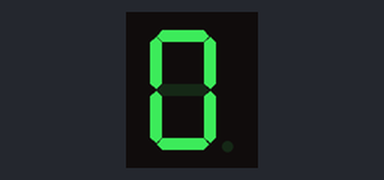
Bench run of a sketch on a simulated Arduino Uno, built with avr-gcc and run on an emulated ATmega328P. Parts: 1-digit seven-segment display. Wiring (inferred from the names in the program): 1-digit 7-segment display, segments lit when LOW: segments pin 4, pin 5, pin 8, pin 7, pin 6, pin 3, pin 2, pin 9. The segment pins are drawn as the display they are named for.

Above: at 0.05 s.
At 0.65 s:
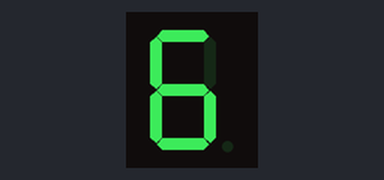
At 1.35 s:
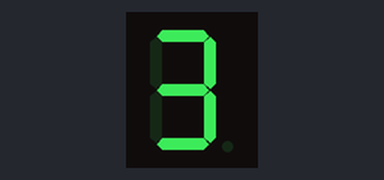

The sketch:

one_dig.ino
```cpp
// (licence header left out)
//****************************************************
//Name :Mohannad Rawashdeh .
//Date "24/8/2012 12:00pm
// Description: This code used to Drive One seven segment directley
//from arduino board , using pin D2-D9
// Programmed for http://www.Genotronex.webs.com

//****************************************************************

int i=100;
void setup() {
   // Define Pins
        pinMode(2, OUTPUT); //expression about g
        pinMode(3, OUTPUT); //expression about f
        pinMode(4, OUTPUT); //expression about a
        pinMode(5, OUTPUT); //expression about b
        pinMode(6, OUTPUT); //expression about e
        pinMode(7, OUTPUT); //expression about d
        pinMode(8, OUTPUT); //expression about c
        pinMode(9, OUTPUT);  ////expression about dot
}
        void one(){
         digitalWrite(2,HIGH);
         digitalWrite(3,HIGH);
         digitalWrite(4,HIGH);
         digitalWrite(5,LOW);
         digitalWrite(6,HIGH);
         digitalWrite(7,HIGH);
         digitalWrite(8,LOW);
         digitalWrite(9,HIGH);
        }
        //------------------------------------------------
        void two(){
         digitalWrite(2,LOW);
         digitalWrite(3,HIGH);
         digitalWrite(4,LOW);
         digitalWrite(5,LOW);
         digitalWrite(6,LOW);
         digitalWrite(7,LOW);
         digitalWrite(8,HIGH);
         digitalWrite(9,HIGH);
        }
        //--------------------------------------------------
        void zero(){
          digitalWrite(2,HIGH);
         digitalWrite(3,LOW);
         digitalWrite(4,LOW);
         digitalWrite(5,LOW);
         digitalWrite(6,LOW);
         digitalWrite(7,LOW);
         digitalWrite(8,LOW);
         digitalWrite(9,HIGH);
        }
        //---------------------------------------------------
        void clr(){
         digitalWrite(2,HIGH);
         digitalWrite(3,HIGH);
         digitalWrite(4,HIGH);
         digitalWrite(5,HIGH);
         digitalWrite(6,HIGH);
         digitalWrite(7,HIGH);
         digitalWrite(8,HIGH);
         digitalWrite(9,HIGH);
        }
        //----------------------------------------------------
         void three(){
         digitalWrite(2,LOW);
         digitalWrite(3,HIGH);
         digitalWrite(4,LOW);
         digitalWrite(5,LOW);
         digitalWrite(6,HIGH);
         digitalWrite(7,LOW);
         digitalWrite(8,LOW);
         digitalWrite(9,HIGH);
        }
         //---------------------------------------------------
        void four(){
         digitalWrite(2,LOW);
         digitalWrite(3,LOW);
         digitalWrite(4,HIGH);
         digitalWrite(5,LOW);
         digitalWrite(6,HIGH);
         digitalWrite(7,HIGH);
         digitalWrite(8,LOW);
         digitalWrite(9,HIGH);
        }
         //---------------------------------------------------
        void five(){
         digitalWrite(2,LOW);
         digitalWrite(3,LOW);
         digitalWrite(4,LOW);
         digitalWrite(5,HIGH);
         digitalWrite(6,HIGH);
         digitalWrite(7,LOW);
         digitalWrite(8,LOW);
         digitalWrite(9,HIGH);
        }
        //----------------------------------------------------
        void six(){
         digitalWrite(2,LOW);
         digitalWrite(3,LOW);
         digitalWrite(4,LOW);
         digitalWrite(5,HIGH);
         digitalWrite(6,LOW);
         digitalWrite(7,LOW);
         digitalWrite(8,LOW);
         digitalWrite(9,HIGH);
        }
        //----------------------------------------------------
        void seven(){
         digitalWrite(2,HIGH);
         digitalWrite(3,HIGH);
         digitalWrite(4,LOW);
         digitalWrite(5,LOW);
         digitalWrite(6,HIGH);
         digitalWrite(7,HIGH);
         digitalWrite(8,LOW);
         digitalWrite(9,HIGH);
        }
        //----------------------------------------------------
        void eight(){
         digitalWrite(2,LOW);
         digitalWrite(3,LOW);
         digitalWrite(4,LOW);
         digitalWrite(5,LOW);
         digitalWrite(6,LOW);
         digitalWrite(7,LOW);
         digitalWrite(8,LOW);
         digitalWrite(9,HIGH);
        }
        //----------------------------------------------------
        void nine(){
         digitalWrite(2,LOW);
         digitalWrite(3,LOW);
         digitalWrite(4,LOW);
         digitalWrite(5,LOW);
         digitalWrite(6,HIGH);
         digitalWrite(7,LOW);
         digitalWrite(8,LOW);
         digitalWrite(9,HIGH);
        }
        //----------------------------------------------------

        //****************************************************
        void loop(){
          zero(); delay(i);clr();
          one();  delay(i);clr();
          two();  delay(i);clr();
          three();delay(i);clr();
          four(); delay(i);clr();
          five(); delay(i);clr();
          six();  delay(i);clr();
          seven();delay(i);clr();
          eight();delay(i);clr();
          nine(); delay(i);clr();
        }
```

Measured:
- by itself, everything shown: repeats every 1.0 s, in 10 steps
